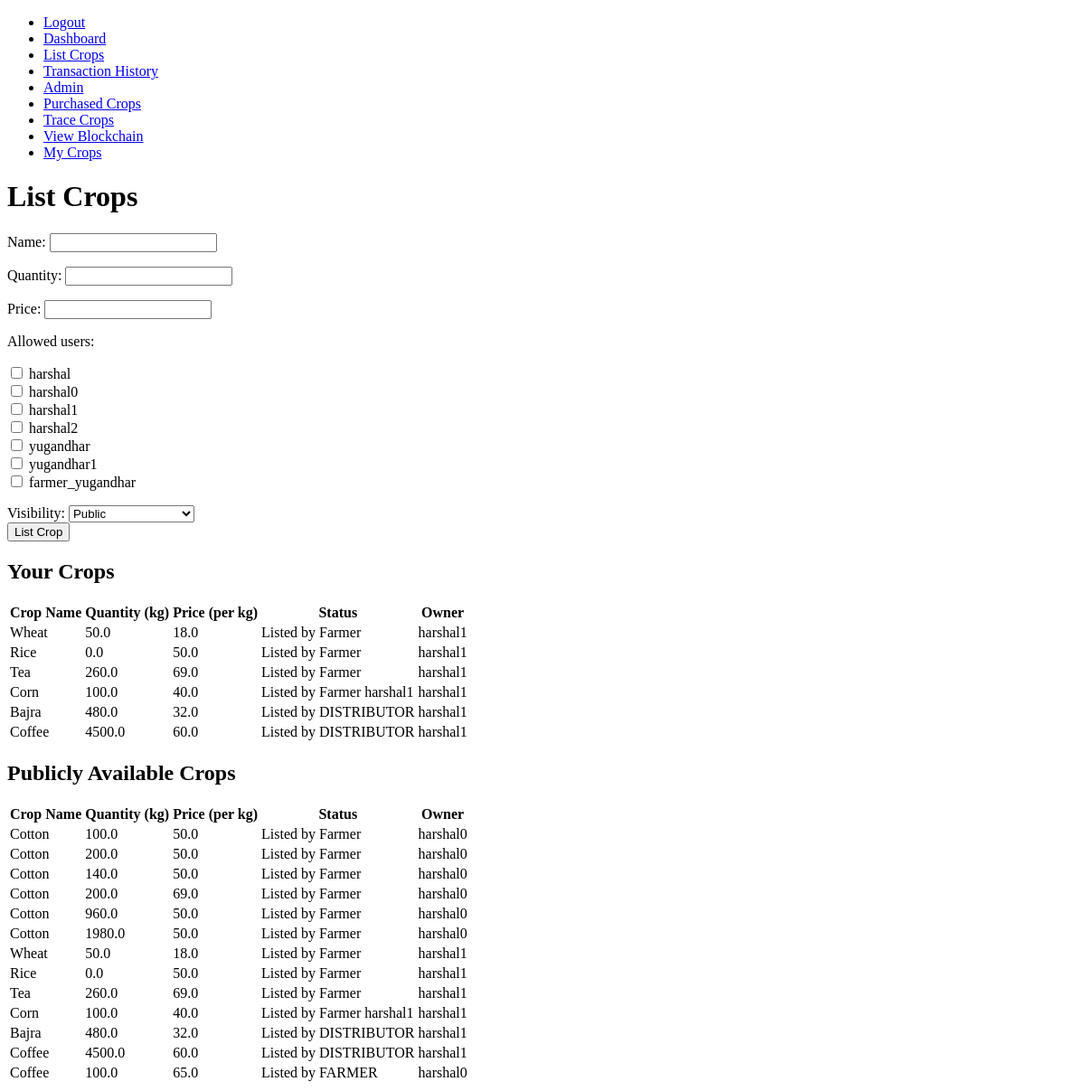
Before: /list_crops/ (signed in) with the older database file.
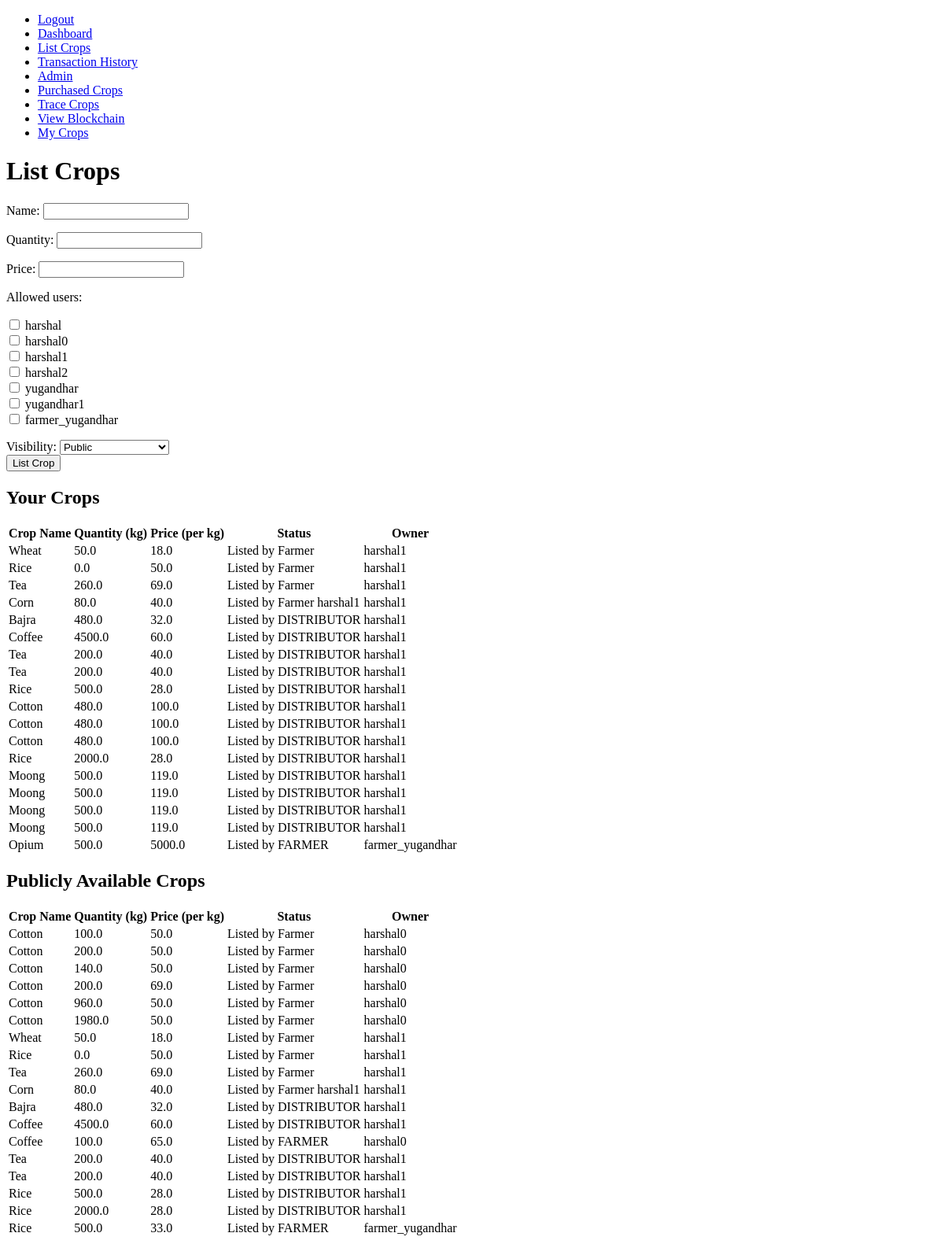
After: the same page with the newer database file.
### supply_chain/models.py (models this page shows, shortened)
class Crop(models.Model):
    name = models.CharField(max_length=100)
    quantity = models.FloatField()
    price = models.FloatField()
    current_owner = models.ForeignKey(CustomUser, on_delete=models.CASCADE, related_name='owned_crops')
    status = models.CharField(max_length=20, choices=[('listed', 'Listed'), ('sold', 'Sold')])
    current_stage = models.CharField(max_length=100, default='Listed by Farmer')
    transaction_hash = models.CharField(max_length=64, blank=True, null=True)
    allowed_users = models.ManyToManyField(CustomUser, related_name='allowed_crops', blank=True)
    visibility = models.CharField(max_length=10, choices=[('public', 'Public'), ('private', 'Private')], default='public')

class CustomUser(AbstractUser):
    ROLE_CHOICES = [
        ('FARMER', 'Farmer'),
        ('DISTRIBUTOR', 'Distributor'),
        ('CONSUMER', 'Consumer'),
    ]
    role = models.CharField(max_length=100, choices=ROLE_CHOICES)

### supply_chain/views.py (the view)
# urls.py: path('list_crops/', list_crops, name='list_crops'),
@login_required
def list_crops(request):
    if request.user.role == 'CUSTOMER':
        return render(request, 'not_allowed.html')
    if request.method == 'POST':
        form = CropForm(request.POST)
        if form.is_valid():
            crop = form.save(commit=False)  # Create crop instance without saving to the database yet
            crop.current_owner = request.user  # Set the current owner
            crop.current_stage = f'Listed by {request.user.role}'
            crop.visibility = request.POST.get('visibility')
            crop.save()  # Save the crop instance to the database
            if crop.visibility == 'private':
                allowed_user_ids = request.POST.getlist('allowed_users')  # Get selected user IDs
                crop.allowed_users.set(allowed_user_ids)  # Assuming you have a ManyToMany relationship
            messages.success(request, f"Crop '{crop.name}' listed successfully!")
            return redirect('list_crops')
    else:
        form = CropForm()
    user_crops = Crop.objects.filter(current_owner=request.user)  # Crops owned by the user
    public_crops = Crop.objects.filter(visibility='public')  # Public crops
    allowed_crops = Crop.objects.filter(allowed_users=request.user)  # Crops visible to the user
    crops = user_crops | allowed_crops  # Combine owned and allowed crops
    return render(request, 'list_crops.html', {
        'form': form,
        'crops': crops,
        'public_crops': public_crops,
        'users': CustomUser.objects.all()  # Fetch all users for the dropdown
    })

### supply_chain/forms.py
class CropForm(forms.ModelForm):
    allowed_users = forms.ModelMultipleChoiceField(
        queryset=CustomUser.objects.all(),  # Filter for customers or specific roles
        widget=forms.CheckboxSelectMultiple,  # You can also use a select widget
        required=False
    )
    class Meta:
        model = Crop
        fields = ['name', 'quantity', 'price', 'allowed_users']

### supply_chain/templates/list_crops.html (shortened to what this page needs)
{% extends 'base.html' %}
{% block content %}
<h1>List Crops</h1>
<form method="POST" action="{% url 'list_crops' %}">
    {{ form.as_p }}
    <div>
        <label for="visibility">Visibility:</label>
        <select name="visibility" id="visibility" onchange="toggleUserSelection(this.value)">
            <option value="public">Public</option>
        </select>
    </div>
    <button type="submit">List Crop</button>
</form>
<h2>Your Crops</h2>
<table>
    <thead>
        <tr>
            <th>Crop Name</th>
            <th>Quantity (kg)</th>
            <th>Price (per kg)</th>
            <th>Status</th>
            <th>Owner</th>
        </tr>
    </thead>
    <tbody>
        {% for crop in crops %}
            {% if crop.current_owner == request.user or request.user in crop.allowed_users.all %}
                <tr>
                    <td>{{ crop.name }}</td>
                    <td>{{ crop.quantity }}</td>
                    <td>{{ crop.price }}</td>
                    <td>{{ crop.current_stage }}</td>
                    <td>{{ crop.current_owner.username }}</td>
                </tr>
            {% endif %}
        {% empty %}
            <tr>
                <td colspan="5">You have no crops listed.</td>
            </tr>
        {% endfor %}
    </tbody>
</table>
<h2>Publicly Available Crops</h2>
<table>
    <thead>
        <tr>
            <th>Crop Name</th>
            <th>Quantity (kg)</th>
            <th>Price (per kg)</th>
            <th>Status</th>
            <th>Owner</th>
        </tr>
    </thead>
    <tbody>
        {% for crop in public_crops %}
            <tr>
                <td>{{ crop.name }}</td>
                <td>{{ crop.quantity }}</td>
                <td>{{ crop.price }}</td>
                <td>{{ crop.current_stage }}</td>
                <td>{{ crop.current_owner.username }}</td>
            </tr>
        {% empty %}
            <tr>
                <td colspan="5">No public crops available.</td>
            </tr>
        {% endfor %}
    </tbody>
</table>
{% endblock %}

Changed rows visible on the page:
changed Crop "Corn": quantity "100.0" → "80.0"
added Crop: name "Tea", quantity "200.0", price "40.0", current_stage "Listed by DISTRIBUTOR", current_owner.username "harshal1"
added Crop: name "Tea", quantity "200.0", price "40.0", current_stage "Listed by DISTRIBUTOR", current_owner.username "harshal1"
added Crop: name "Rice", quantity "500.0", price "28.0", current_stage "Listed by DISTRIBUTOR", current_owner.username "harshal1"
added Crop: name "Cotton", quantity "480.0", price "100.0", current_stage "Listed by DISTRIBUTOR", current_owner.username "harshal1", shown under "Your Crops"
added Crop: name "Rice", quantity "2000.0", price "28.0", current_stage "Listed by DISTRIBUTOR", current_owner.username "harshal1"
added Crop: name "Moong", quantity "500.0", price "119.0", current_stage "Listed by DISTRIBUTOR", current_owner.username "harshal1", shown under "Your Crops"
added Crop: name "Opium", quantity "500.0", price "5000.0", current_stage "Listed by FARMER", current_owner.username "farmer_yugandhar", shown under "Your Crops"
added Crop: name "Rice", quantity "500.0", price "33.0", current_stage "Listed by FARMER", current_owner.username "farmer_yugandhar", shown under "Publicly Available Crops"
